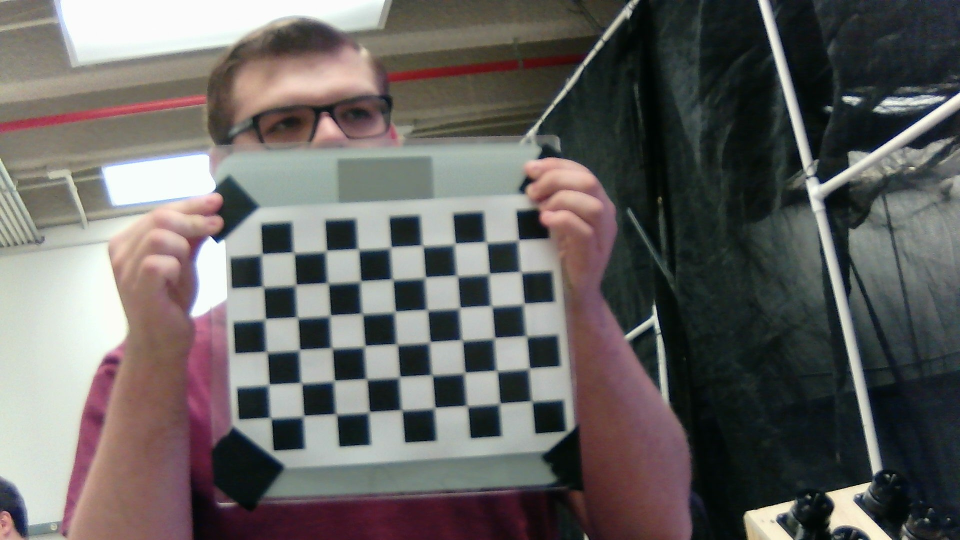
#> input picture utils/camera_calibration/images/Chessboard1.jpg, 1920 x 1080 px (shown at 1/2 size); its folder holds only this picture in this run
$ python find_intrinsics.py
#> lines starting #> are read from the running program, lines starting #| are printed output that depends on the picture; after the words box and inside, x2 and y2 are one past the last pixel; in counts of white or black regions, pixels touching at a corner belong together
"""Script used to find camera intrinsics via chessboard calibration."""

import os
import pickle

import cv2 as cv
import numpy as np

################ FIND CHESSBOARD CORNERS - OBJECT POINTS AND IMAGE POINTS #############################

chessboardSize = (9, 6)
frameSize = (1920, 1080)


# termination criteria
criteria = (cv.TERM_CRITERIA_EPS + cv.TERM_CRITERIA_MAX_ITER, 30, 0.001)


# prepare object points, like (0,0,0), (1,0,0), (2,0,0) ....,(6,5,0)
objp = np.zeros((chessboardSize[0] * chessboardSize[1], 3), np.float32)
objp[:, :2] = np.mgrid[0 : chessboardSize[0], 0 : chessboardSize[1]].T.reshape(-1, 2)

size_of_chessboard_squares_mm = 25.62
objp = objp * size_of_chessboard_squares_mm


# Arrays to store object points and image points from all the images.
objpoints = []  # 3d point in real world space
imgpoints = []  # 2d points in image plane.


path = "images"
for filename in os.listdir(path):
    full_path = os.path.join(path, filename)
    img = cv.imread(full_path)
#> img is the input picture: shape (1080, 1920, 3); mean B, G, R 97.5, 99.6, 102.3

    cv.imshow("img", img)

    gray = cv.cvtColor(img, cv.COLOR_BGR2GRAY)
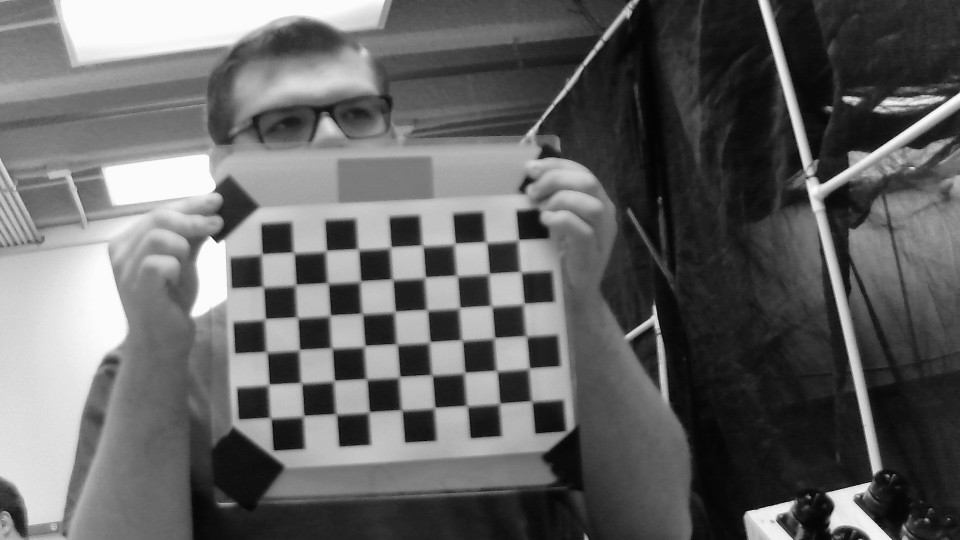
#> gray: shape (1080, 1920) (shown at 1/2 size); min 0, max 255, mean 100.1

    # Find the chess board corners
    ret, corners = cv.findChessboardCorners(gray, chessboardSize, None)
#> ret = True; corners = 54 rows, first 8: [1064, 801], [999.5, 807.5], [934.5, 811.5], [870, 816], [803.5, 820], [738, 824.5], [673, 828.5], [608.5, 832.5]

    # If found, add object points, image points (after refining them)
    if ret:
        objpoints.append(objp)
        corners2 = cv.cornerSubPix(gray, corners, (11, 11), (-1, -1), criteria)
#> corners2 = 54 rows, first 8: [1064.6, 802.8], [1000.8, 805.8], [934.3, 811.5], [870.6, 814.6], [804.4, 820.4], [739.6, 823], [673.1, 828.4], [608.3, 830.8]
        imgpoints.append(corners)

        # Draw and display the corners
        cv.drawChessboardCorners(img, chessboardSize, corners2, ret)
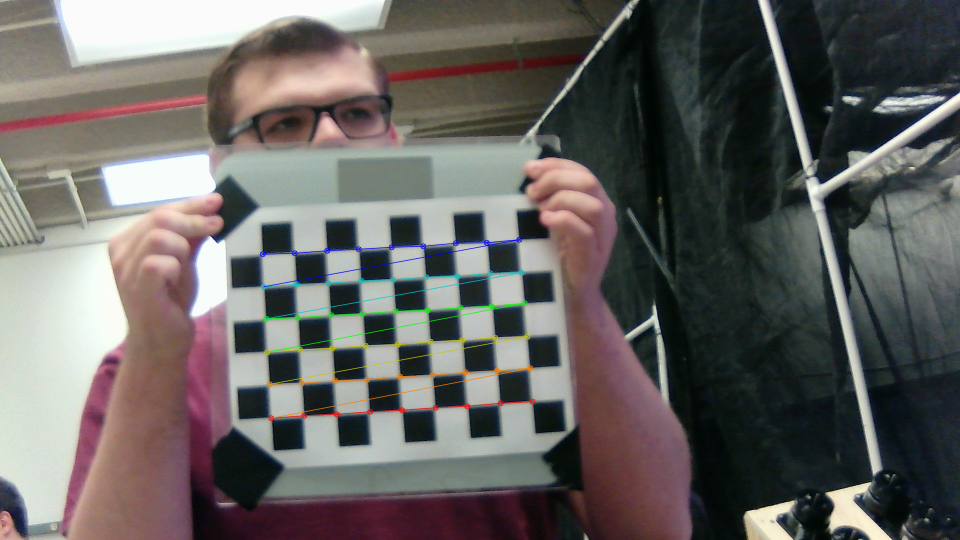
#> img: shape (1080, 1920, 3) (shown at 1/2 size); 1.03% of pixels changed, all inside (x1, y1, x2, y2) = (519, 473, 1072, 843)
        cv.imshow("img", img)
        cv.waitKey(1000)


cv.destroyAllWindows()


############## CALIBRATION #######################################################

ret, camera_matrix, dist, rvecs, tvecs = cv.calibrateCamera(
    objpoints, imgpoints, frameSize, None, None
)
#> ret = 1.03; camera_matrix = [[3085.8, 0, 998.3], [0, 3158, 577.3], [0, 0, 1]]; dist = [[0.908, -55.56, -0.02, 0.0155, 962.5]]; rvecs = ([-0.143, 0.349, 3.05],); tvecs = ([26.1, 86.32, 1211.1],)

# Save the camera calibration result for later use (we won't worry about rvecs / tvecs)
# pickle.dump((camera_matrix, dist), open( "calibration.pkl", "wb" ))
pickle.dump(camera_matrix, open("intrinsics/camera_matrix.pkl", "wb"))
pickle.dump(dist, open("intrinsics/dist.pkl", "wb"))

print("Please save intrinsics in a permanent location!")

$ run again, on utils/camera_calibration/images/Chessboard2.jpg
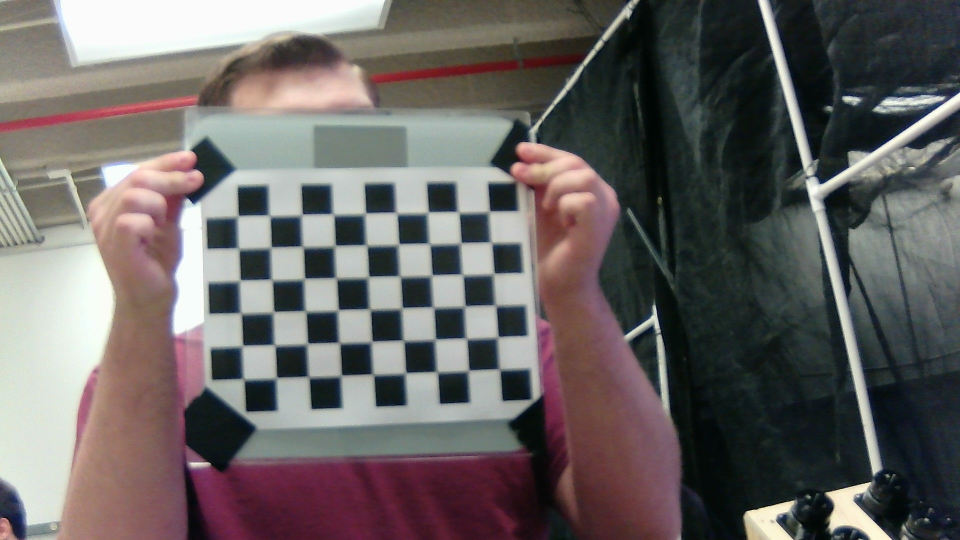
#> input picture utils/camera_calibration/images/Chessboard2.jpg, 1920 x 1080 px (shown at 1/2 size)
#> img is the input picture: shape (1080, 1920, 3); mean B, G, R 98.8, 99.9, 104.5
#> `gray = cv.cvtColor(img, cv.COLOR_BGR2GRAY)`:
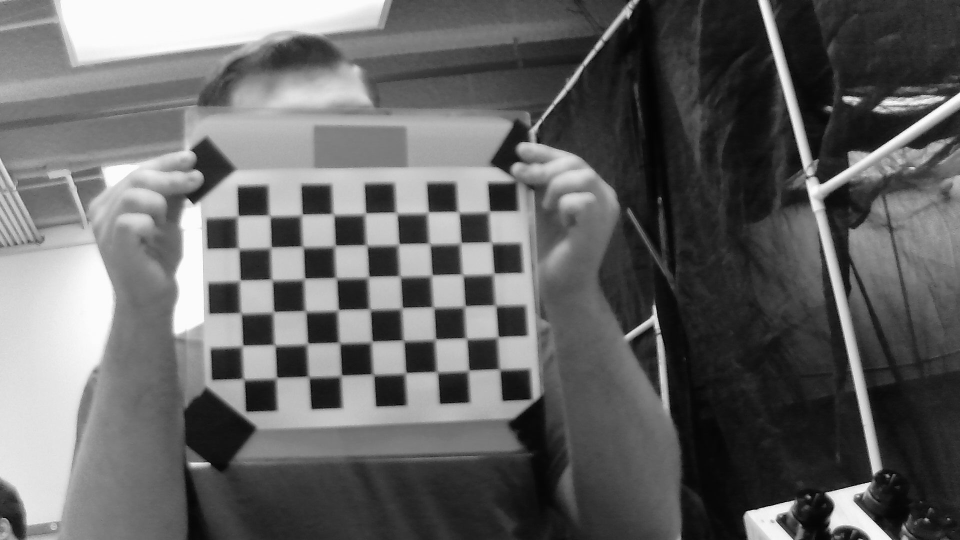
#> gray: shape (1080, 1920) (shown at 1/2 size); min 0, max 255, mean 101.2
#> `ret, corners = cv.findChessboardCorners(gray, chessboardSize, None)`: ret = True; corners = 54 rows, first 8: [999, 738], [938, 741.5], [875, 744], [811.5, 746], [747, 749], [682.5, 751], [618, 755], [553.5, 756.5]
#> corners2 = 54 rows, first 8: [1000.3, 738.9], [938.5, 740.3], [874.4, 743.7], [812.7, 745.3], [747.2, 749.1], [683.4, 750.5], [618.1, 753.8], [554.3, 754.8]
#> `cv.drawChessboardCorners(img, chessboardSize, corners2, ret)`:
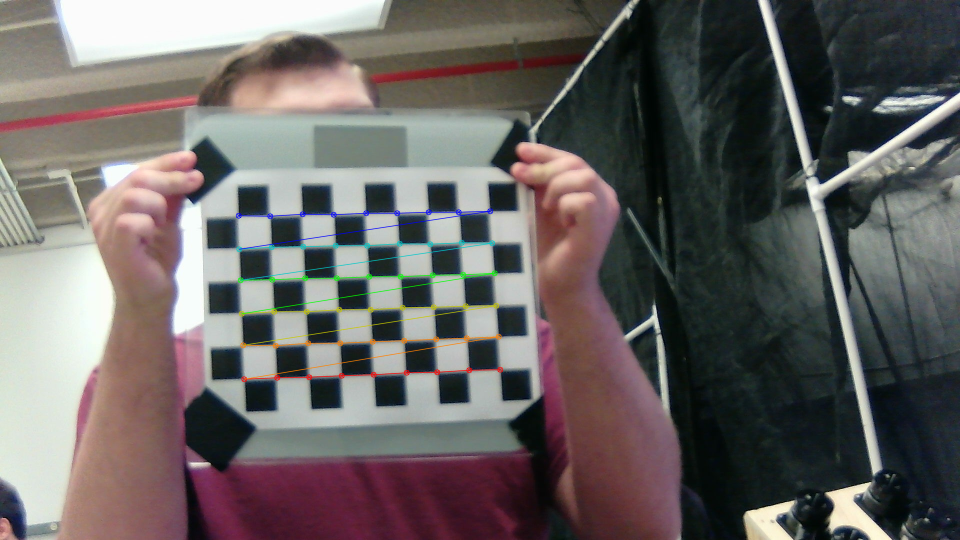
#> img: shape (1080, 1920, 3) (shown at 1/2 size); 1.01% of pixels changed, all inside (x1, y1, x2, y2) = (471, 416, 1007, 765)
#> `ret, camera_matrix, dist, rvecs, tvecs = cv.calibrateCamera( objpoints..`: ret = 1.03; camera_matrix = [[3133.8, 0, 866.7], [0, 3165.5, 549.3], [0, 0, 1]]; dist = [[1.37, -201.5, 0.0147, -0.00753, 6143.4]]; rvecs = ([-0.305, 0.26, 3.07],); tvecs = ([53.66, 74.85, 1258.8],)
